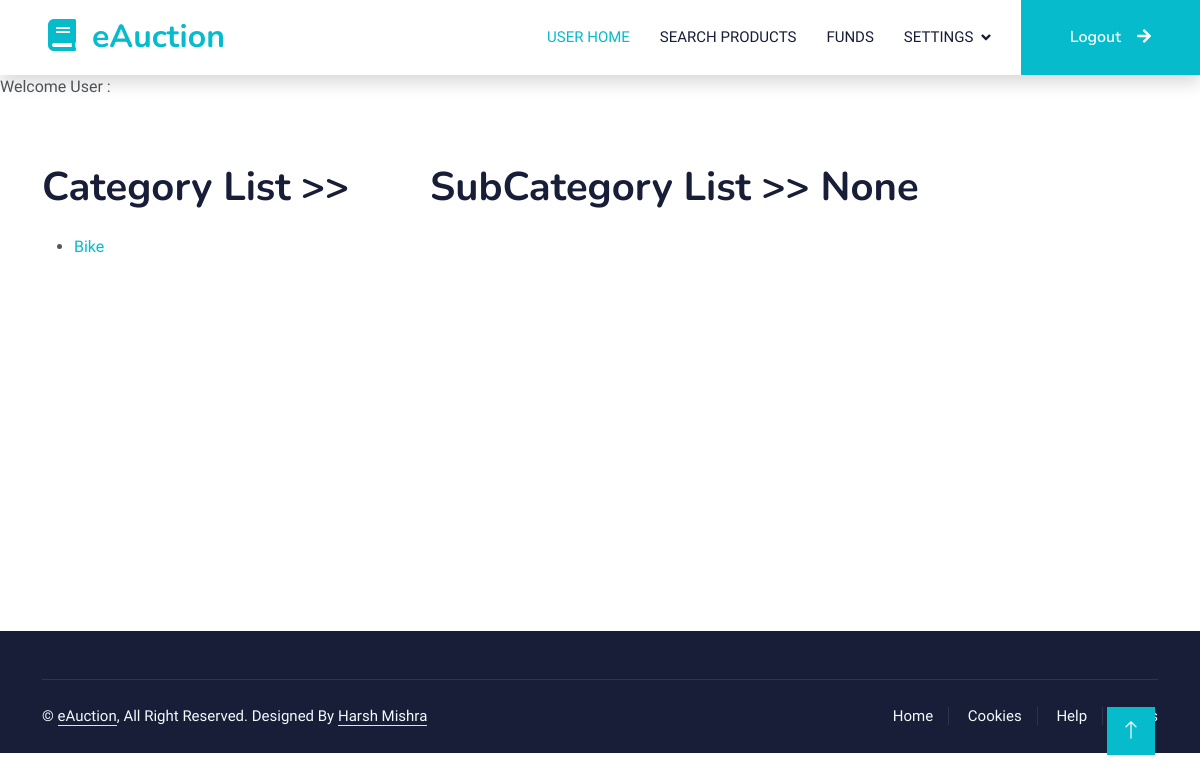
The app's page /user/searchsubcat/ (signed in), older data.
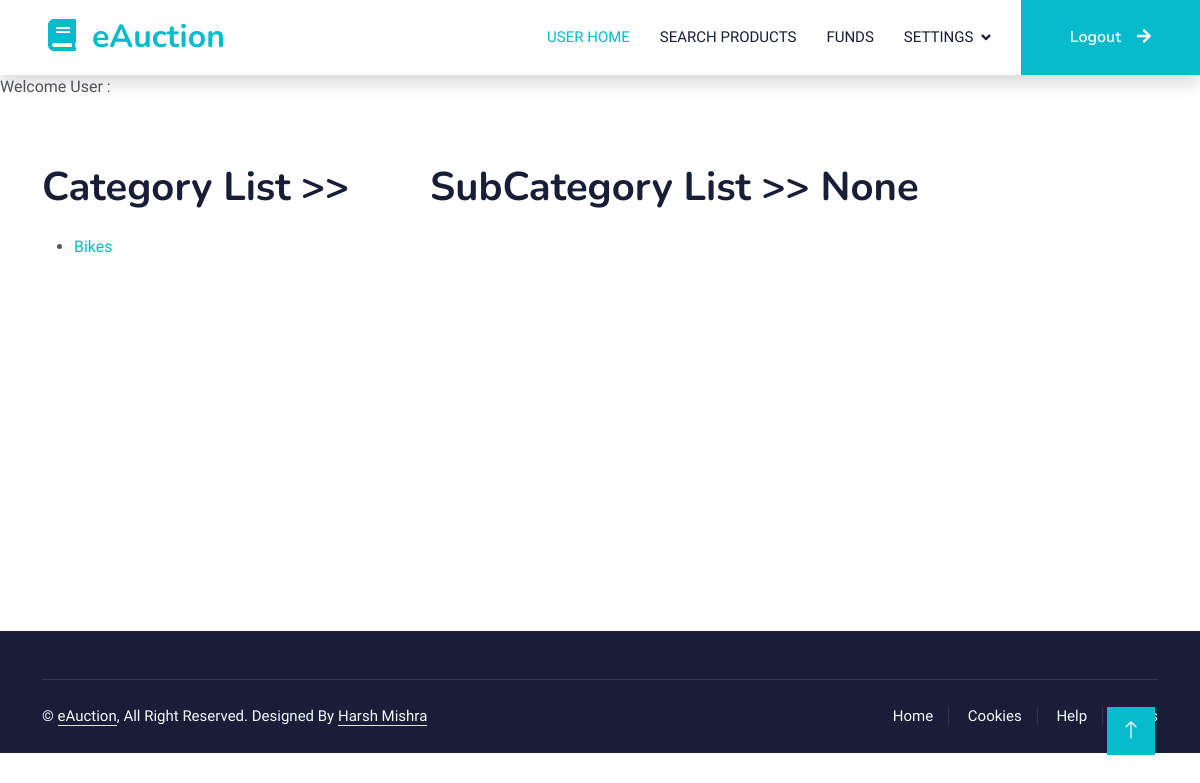
The same page, newer data.
### myadmin/models.py (models this page shows, shortened)
class Category(models.Model):
    catid=models.AutoField(primary_key=True)
    catname=models.CharField(max_length=50,unique=True)
    caticonname=models.CharField(max_length=100)

### user/views.py (the view)
# urls.py: path("searchsubcat/",views.searchsubcat),
def searchsubcat(request):
 catname=request.GET.get("catname")
 clist=myadmin_models.Category.objects.all()
 sclist=myadmin_models.SubCategory.objects.filter(catname=catname)
 return render(request,"searchsubcat.html",{"catname":catname,"clist":clist,"sclist":sclist,"sunm":request.session["sunm"]})

### myadmin/views.py (called while the page is built)
def sessioncheckmyadmin_middleware(get_response):
	def middleware(request):
		if request.path=='/myadmin/' or request.path=='/myadmin/manageusers/' or request.path=='/myadmin/manageuserstatus/' :
			if request.session['sunm']==None or request.session['srole']!="admin":
				response = redirect('/login/')
			else:
				response = get_response(request)
		else:
			response = get_response(request)
		return response
	return middleware

### mydjapp/views.py (called while the page is built)
def sessioncheck_middleware(get_response):
	def middleware(request):
		if request.path=='/home/' or request.path=='/about/' or request.path=='/contact/' or request.path=='/login/' or request.path=='/service/' or request.path=='/register/':
			request.session['sunm']=None
			request.session['srole']=None
			response = get_response(request)
		else:
			response = get_response(request)
		return response
	return middleware

### user/templates/searchsubcat.html (shortened to what this page needs)
{% extends 'userhome.html' %}
{% block content %}
<div class="row g-5">
<div class="col-lg-4 wow fadeInUp" data-wow-delay="0.3s">
<h1 class="mb-4">Category List >> </h1>
<ul>
{% for c in clist %}
<li><a href="/user/searchsubcat/?catname={{c.catname}}" >{{c.catname}}</a></li>
<br>
{% endfor %}
</ul>
</div>
<div class="col-lg-8 wow fadeInUp" data-wow-delay="0.3s">
<h1 class="mb-4">SubCategory List >> {{catname}} </h1>
<center>
<div id="main" >
</div>
</center>
</div>
</div>
{% endblock content %}

Row changes from the older to the newer data that the page shows:
removed Category: catname "Bike"
added Category: catname "Bikes"
